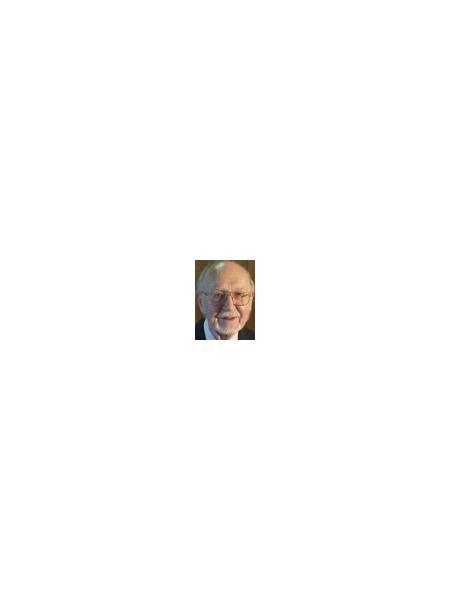
#> input picture database/data/audits/1990s-vitals-photos-2026-09-24/daniel-sage-legacy.jpg, 900 x 1200 px (shown at 1/2 size)
$ python prepare-daniel-sage.py
#> lines starting #> are read from the running program, lines starting #| are printed output that depends on the picture
from pathlib import Path

from PIL import Image


source = Path(__file__).with_name("daniel-sage-legacy.jpg")
destination = Path(__file__).parents[2] / "photos" / "1990s-research" / "daniel-sage.jpg"

# Legacy serves the 120x160 obituary portrait centered in a 900x1200 white canvas.
# Crop the supplied pixels exactly, then resize for consistent web display.
with Image.open(source) as image:
#> image is the input picture: PIL image 900x1200 RGB; mean R, G, B 252.9, 252.5, 252.2
    portrait = image.convert("RGB").crop((390, 520, 510, 680))
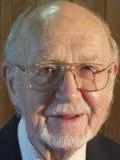
#> portrait: PIL image 120x160 RGB; mean R, G, B 136.2, 112.1, 96.9
    portrait = portrait.resize((600, 800), Image.Resampling.LANCZOS)
#> portrait: PIL image 600x800 RGB
    destination.parent.mkdir(parents=True, exist_ok=True)
    portrait.save(destination, "JPEG", quality=92, optimize=True)

print(destination)

rita_source = Path(__file__).with_name("rita-steinhagen-wild-reed.jpg")
rita_destination = Path(__file__).parents[2] / "photos" / "1990s-research" / "rita-steinhagen.jpg"

# Michael Bayly identifies the central subject as Sister Rita in his account of
# taking this photograph at the November 1997 SOA protest.
with Image.open(rita_source) as image:
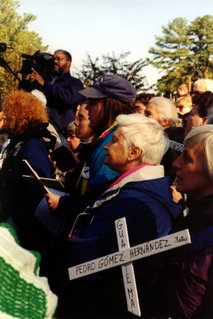
#> input picture database/data/audits/1990s-vitals-photos-2026-09-24/rita-steinhagen-wild-reed.jpg, 213 x 319 px
#> image is the input picture: PIL image 213x319 RGB; mean R, G, B 94.6, 84.6, 73.6
    portrait = image.convert("RGB").crop((62, 86, 190, 310))
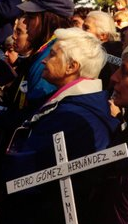
#> portrait: PIL image 128x224 RGB; mean R, G, B 65.1, 49.5, 45.4
    portrait = portrait.resize((512, 896), Image.Resampling.LANCZOS)
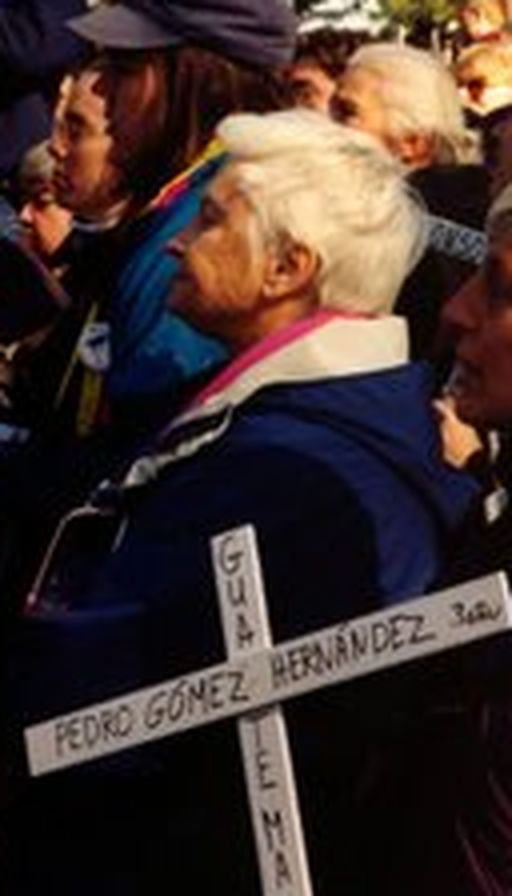
#> portrait: PIL image 512x896 RGB; mean R, G, B 65.1, 49.5, 45.5
    portrait.save(rita_destination, "JPEG", quality=92, optimize=True)

print(rita_destination)
